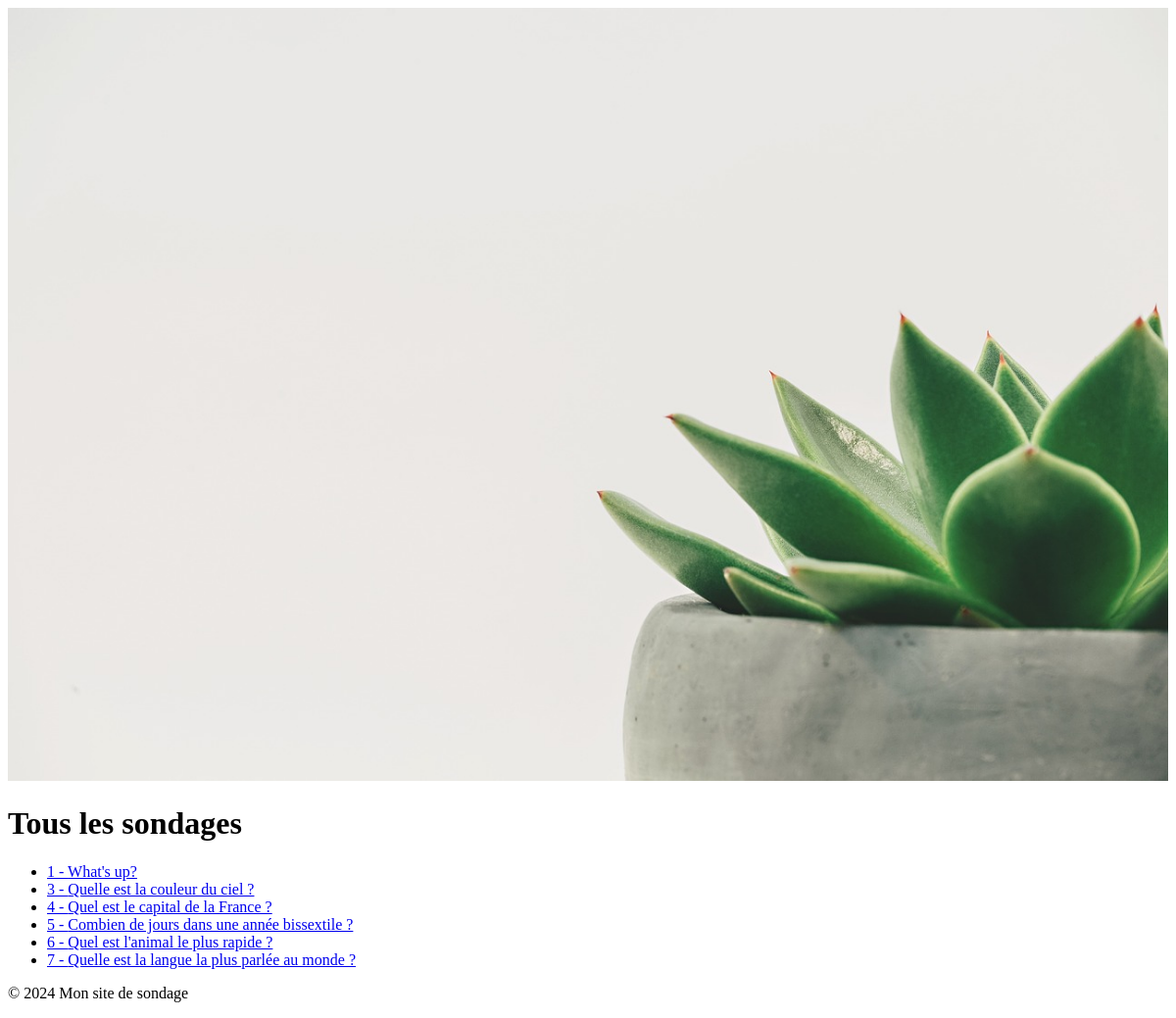
Page /polls/all/ on the earlier database version.
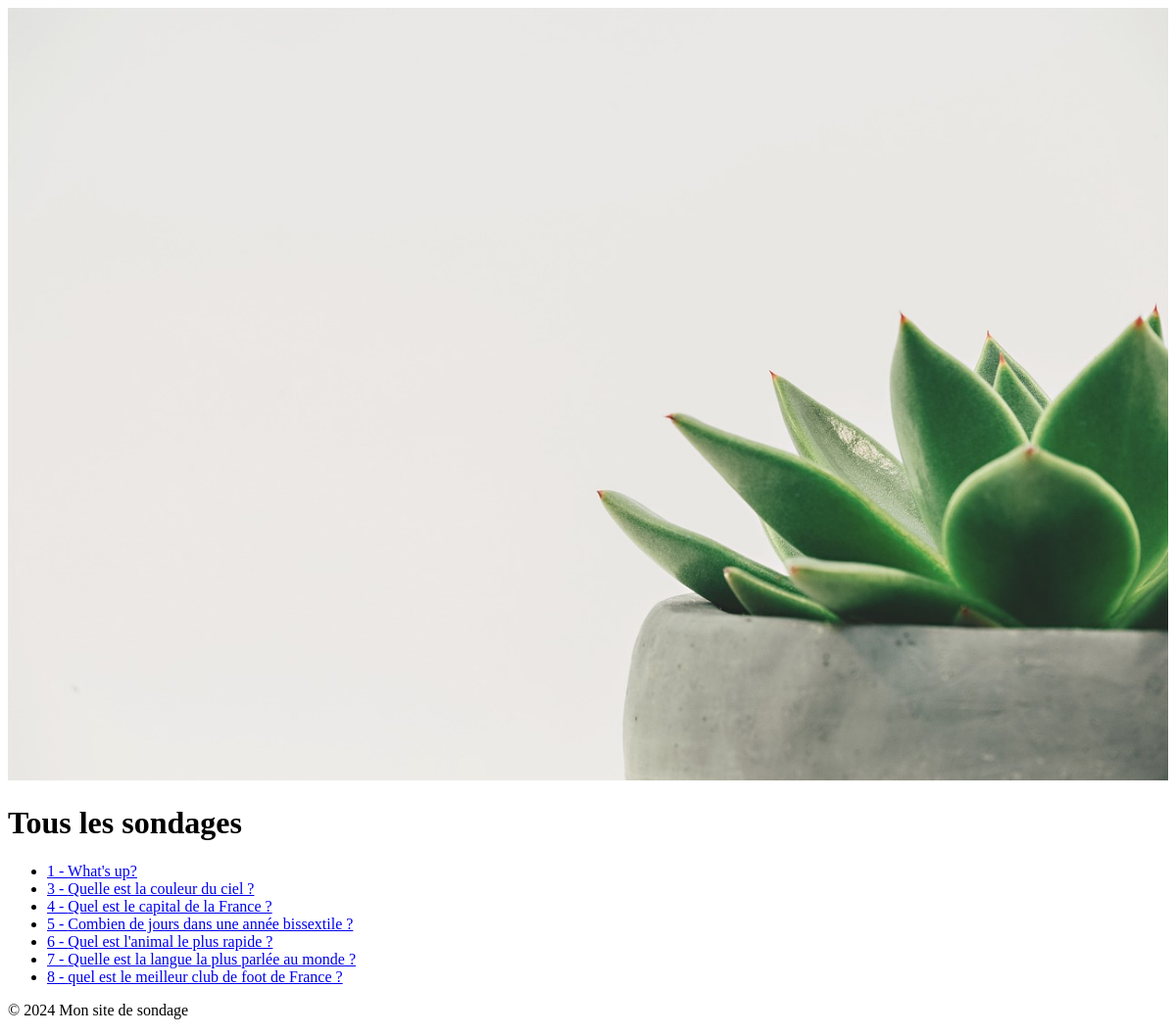
Same page on the later database version.
### polls/models.py (models this page shows, shortened)
class Question(models.Model):
    question_text = models.CharField(max_length=200)
    pub_date = models.DateTimeField("date published", default=timezone.now)

### polls/views.py (the view)
# urls.py: path("all/", views.all_questions, name="all_questions"),
def all_questions(request):
    all_questions_list = Question.objects.all()
    context = {"all_questions_list": all_questions_list}
    return render(request, "polls/all_questions.html", context)

### polls/templates/polls/all_questions.html (shortened to what this page needs)
{% extends 'base.html' %}
{% load static %}
{% block main %}
    <h1>Tous les sondages</h1>
    <ul>
        {% for question in all_questions_list %}
            <li>
                <a href="{% url 'polls:frequency' question.id %}">
                    {{ question.id }} - {{ question.question_text }}
                </a>
            </li>
        {% endfor %}
    </ul>
{% endblock %}

Differences in the rows shown:
added Question: id "8", question_text "quel est le meilleur club de foot de France ?"
